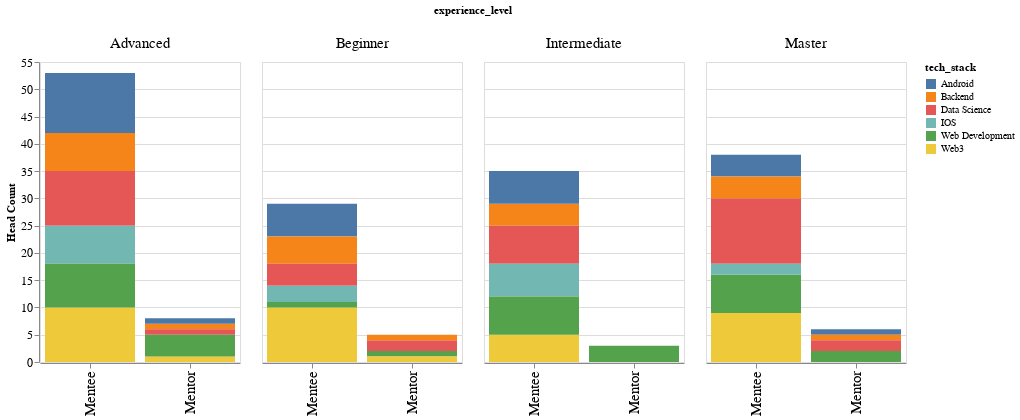

The cell this chart's notebook holds for it:
### Markdown cell above
###Building Graphs Part 1: Mentors and Mentees
Next, we'll build some graphs. Let's start with a lot of information in a single graph, something we really don't want to use, but that showcases information density.

### Code cell
graph = alt.Chart(df).mark_bar().encode(
    x="role",
    y=alt.X(
        "count()",
        title="Head Count"
        ),
    color="tech_stack",
    column="experience_level"
).properties(width=200).configure_axisX(
    title="null",
    labelFontSize=15
).configure_header(
    labelFontSize=15
).configure_axisY(
    labelFontSize=12
)

graph

### Figure 1 — Vega-Lite specification as saved in the notebook (floating-point values rounded to 4 significant figures; data arrays with more than 128 entries replaced by an {"elided": "..."} marker saying what was removed)
{"config": {"view": {"continuousWidth": 400, "continuousHeight": 300}, "axisX": {"labelFontSize": 15, "title": "null"}, "axisY": {"labelFontSize": 12}, "header": {"labelFontSize": 15}}, "data": {"name": "data-6a29deca8df3b29d4b8b40a210e75773"}, "mark": "bar", "encoding": {"color": {"field": "tech_stack", "type": "nominal"}, "column": {"field": "experience_level", "type": "nominal"}, "x": {"field": "role", "type": "nominal"}, "y": {"aggregate": "count", "title": "Head Count", "type": "quantitative"}}, "width": 200, "$schema": "https://vega.github.io/schema/vega-lite/v4.17.0.json", "datasets": {"data-6a29deca8df3b29d4b8b40a210e75773": {"elided": "177 records"}}}
